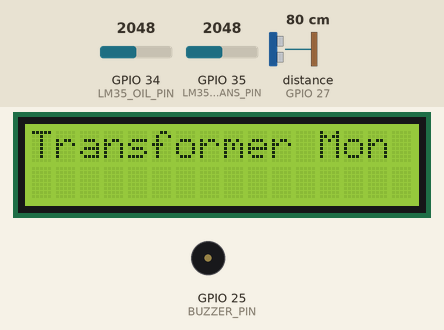
Simulated run of this sketch. Board: ESP32. On the bench: 16×2 character LCD, buzzer (waves = sounding, pin HIGH). Inputs (shaded band) come from the test bench; at power-on: distance to the obstacle (sensor on GPIO 27) 80 cm, GPIO 34 (LM35_OIL_PIN) = 2048, GPIO 35 (LM35_TRANS_PIN) = 2048. The echo pulse lasts 58.3 µs per cm; WiFi joins after 1.5 s; servers stay silent unless stated; no MQTT or app messages arrive unless stated; what the sketch prints to the serial monitor is not drawn.

Above: at 0.1 s.
2.8 s: distance to the obstacle (sensor on GPIO 27) set to 2 cm
At 4.3 s:
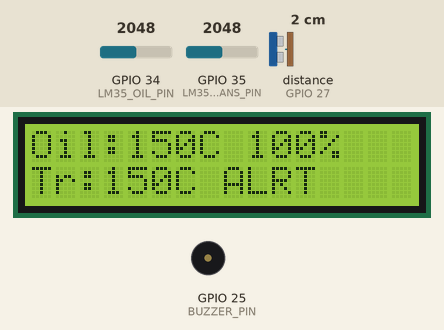
9.9 s: GPIO 34 (LM35_OIL_PIN) set to 1228
At 14.1 s:
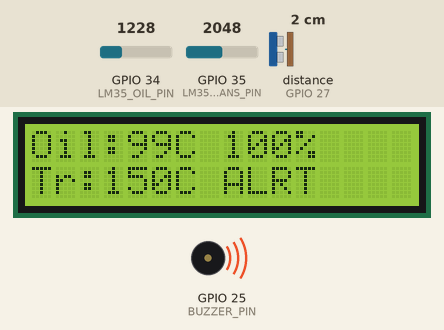
15.1 s: GPIO 35 (LM35_TRANS_PIN) set to 1228
At 18.0 s:
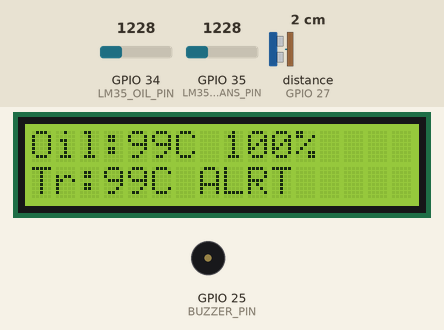
20.4 s: distance to the obstacle (sensor on GPIO 27) set to 18 cm
At 22.7 s:
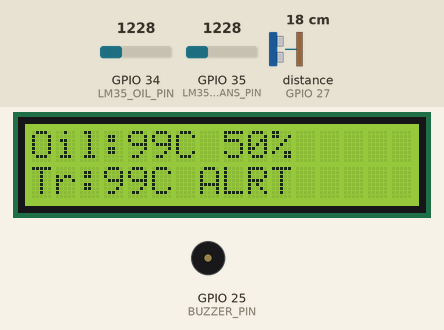
25.6 s: GPIO 34 (LM35_OIL_PIN) set to 491
At 28.7 s:
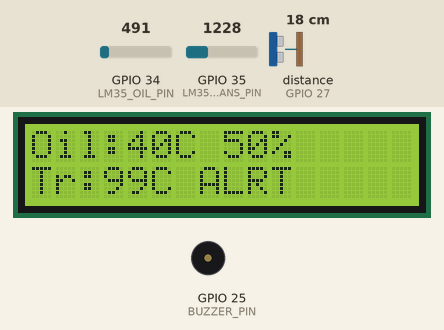
30.9 s: GPIO 35 (LM35_TRANS_PIN) set to 935
At 33.4 s:
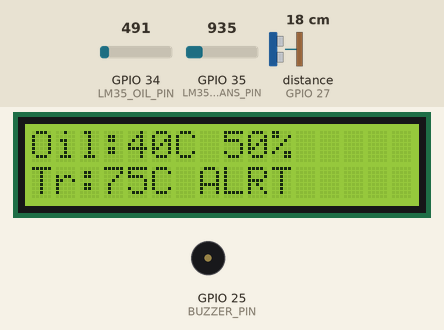
36.1 s: GPIO 35 (LM35_TRANS_PIN) set to 819
Timing chart, 0 to 39.1 s (numbered marks = the images above; inputs shaded):
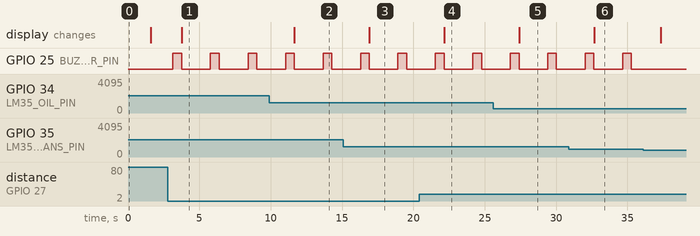

Measured:
- after the input at 2.8 s, the display: changes after 0.98 s (image 1)
- after the input at 9.9 s, the display: changes after 1.8 s (image 2)
- after the input at 15.1 s, the display: changes after 1.8 s (image 3)
- after the input at 20.4 s, the display: changes after 1.8 s (image 4)
- after the input at 25.6 s, the display: changes after 1.8 s (image 5)
- after the input at 30.9 s, the display: changes after 1.8 s (image 6)
- after the input at 36.1 s, GPIO 25 (BUZZER_PIN): stops changing and stays LOW
- by itself, GPIO 25 (BUZZER_PIN): alternates HIGH for 0.60 s and LOW for 2.0 s

The sketch:

OIL_TRANSFORMER_LM35_TEMP_AND_ULTRASONIC_WATER_LEVEL_LCD.ino
```cpp
#include <Arduino.h>
#include <Wire.h>
#include <LiquidCrystal_I2C.h>
#include <WiFi.h>
#include "Adafruit_MQTT.h"
#include "Adafruit_MQTT_Client.h"
#include <NewPing.h>
#include <limits.h>

// ------------------ Adafruit IO credentials ------------------
#define AIO_USERNAME "Transformer140925"
const char *AIO_SERVER = "io.adafruit.com";
const char *AIO_KEY    = "aio_cNXq83u3ZIOG0JOTX5U5LsPmnoAD";
const int PORT         = 1883;

// ------------------ Hardware Pins ------------------
const uint8_t LM35_OIL_PIN   = 34;   // Oil temp LM35
const uint8_t LM35_TRANS_PIN = 35;   // Transformer temp LM35
const uint8_t TRIG_PIN  = 26;        // HC-SR04 trig
const uint8_t ECHO_PIN  = 27;        // HC-SR04 echo
const uint8_t BUZZER_PIN = 25;       // Buzzer

NewPing sonar(TRIG_PIN, ECHO_PIN, 200);

// ------------------ LCD ------------------
LiquidCrystal_I2C lcd(0x27, 16, 2);

// ------------------ WiFi ------------------
const char *WLAN_SSID = "Robotutor";
const char *WLAN_PASS = "Robotutor";

// ------------------ MQTT Setup ------------------
WiFiClient client;
Adafruit_MQTT_Client mqtt(&client, AIO_SERVER, PORT, AIO_USERNAME, AIO_KEY);

// Feeds
Adafruit_MQTT_Publish oilTempFeed   = Adafruit_MQTT_Publish(&mqtt, AIO_USERNAME "/feeds/oil-temp");
Adafruit_MQTT_Publish transTempFeed = Adafruit_MQTT_Publish(&mqtt, AIO_USERNAME "/feeds/transformer-temp");
Adafruit_MQTT_Publish levelFeed     = Adafruit_MQTT_Publish(&mqtt, AIO_USERNAME "/feeds/oil-level");
Adafruit_MQTT_Publish alarmFeed     = Adafruit_MQTT_Publish(&mqtt, AIO_USERNAME "/feeds/alarm");

// ------------------ Cached values ------------------
int lastOilTemp   = INT_MIN;
int lastTransTemp = INT_MIN;
int lastLevel     = INT_MIN;
int lastAlarm     = -1;

// ------------------ Function Declarations ------------------
void connectToWiFiAndMQTT();
float readLM35(uint8_t pin);
int   readOilLevelBucket();   // <-- updated
void longBeep();
void shortBeep();

// ===========================================================
// SETUP
// ===========================================================
void setup() {
  Serial.begin(115200);

  pinMode(BUZZER_PIN, OUTPUT);
  digitalWrite(BUZZER_PIN, LOW);

  lcd.init();
  lcd.backlight();
  lcd.clear();
  lcd.setCursor(0, 0);
  lcd.print("Transformer Mon");
  delay(1500);
}

// ===========================================================
// LOOP
// ===========================================================
void loop() {
  connectToWiFiAndMQTT();

  float oilTempC   = readLM35(LM35_OIL_PIN);
  float transTempC = readLM35(LM35_TRANS_PIN);
  int levelBucket  = readOilLevelBucket();   // now bucketed (0,25,50,75,100)

  // Thresholds
  bool overheatingOil   = oilTempC > 60.0;
  bool overheatingTrans = transTempC > 70.0;
  bool lowLevel         = (levelBucket <= 25);
  bool critical         = overheatingOil || overheatingTrans || (levelBucket == 0);

  // Buzzer Alerts
  if (critical)
    longBeep();
  else if (overheatingOil || overheatingTrans || lowLevel)
    shortBeep();

  // LCD Display
  lcd.clear();
  lcd.setCursor(0, 0);
  lcd.print("Oil:");
  lcd.print((int)round(oilTempC));
  lcd.print("C ");
  lcd.print(levelBucket);
  lcd.print("%");

  lcd.setCursor(0, 1);
  lcd.print("Tr:");
  lcd.print((int)round(transTempC));
  lcd.print("C ");
  if (critical)
    lcd.print("ALRT");
  else if (overheatingOil || overheatingTrans || lowLevel)
    lcd.print("WARN");
  else
    lcd.print("OK");

  // MQTT publish only on change
  int oInt      = (int)round(oilTempC);
  int tInt      = (int)round(transTempC);
  int alarmCode = critical ? 2 : (overheatingOil || overheatingTrans || lowLevel ? 1 : 0);

  if (lastOilTemp != oInt) {
    oilTempFeed.publish((int32_t)oInt);
    lastOilTemp = oInt;
  }
  if (lastTransTemp != tInt) {
    transTempFeed.publish((int32_t)tInt);
    lastTransTemp = tInt;
  }
  if (lastLevel != levelBucket) {
    levelFeed.publish((int32_t)levelBucket);
    lastLevel = levelBucket;
  }
  if (lastAlarm != alarmCode) {
    alarmFeed.publish((int32_t)alarmCode);
    lastAlarm = alarmCode;
  }

  delay(2000);
}

// ===========================================================
// FUNCTIONS
// ===========================================================
float readLM35(uint8_t pin) {
  int raw = analogRead(pin);
  float voltage = (raw / 4095.0f) * 3.3f;      // ESP32 ADC
  float tempC   = (voltage * 1000.0f) / 10.0f; // 10mV per °C
  if (tempC < -10) tempC = -10;
  if (tempC > 150) tempC = 150;
  return tempC;
}

// Your 25 cm container bucket logic
int readOilLevelBucket() {
  unsigned int distCm = sonar.ping_cm();
  if (distCm == 0) return lastLevel;  // keep last if no echo

  int bucket = 0;
  if (distCm > 25)                bucket = 0;
  else if (distCm > 20 && distCm <= 25) bucket = 25;
  else if (distCm > 15 && distCm <= 20) bucket = 50;
  else if (distCm > 10 && distCm <= 15) bucket = 75;
  else if (distCm > 0  && distCm <= 10) bucket = 100;

  return bucket;
}

void longBeep() {
  digitalWrite(BUZZER_PIN, HIGH);
  delay(600);
  digitalWrite(BUZZER_PIN, LOW);
}

void shortBeep() {
  digitalWrite(BUZZER_PIN, HIGH);
  delay(120);
  digitalWrite(BUZZER_PIN, LOW);
}

void connectToWiFiAndMQTT() {
  // WiFi
  if (!WiFi.isConnected()) {
    WiFi.begin(WLAN_SSID, WLAN_PASS);
    lcd.clear();
    lcd.setCursor(0, 0);
    lcd.print("Connecting WiFi");

    uint32_t start = millis();
    while (WiFi.status() != WL_CONNECTED && millis() - start < 15000) {
      delay(500);
      Serial.print(".");
    }
    Serial.println();
  }

  // MQTT
  if (!mqtt.connected()) {
    int8_t ret;
    uint8_t retries = 3;
    while ((ret = mqtt.connect()) != 0 && retries > 0) {
      Serial.println(mqtt.connectErrorString(ret));
      Serial.println("Retrying MQTT...");
      mqtt.disconnect();
      delay(5000);
      retries--;
    }
  }
}
```
